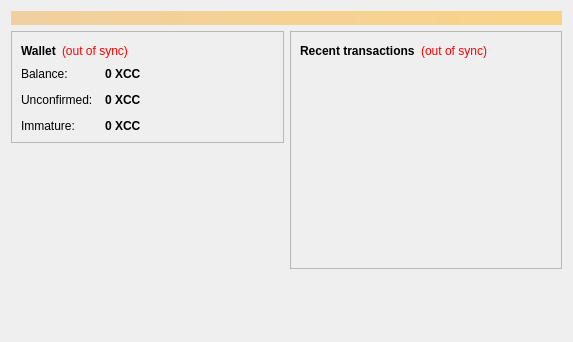
<?xml version="1.0" encoding="UTF-8"?>
<ui version="4.0">
 <class>OverviewPage</class>
 <widget class="QWidget" name="OverviewPage">
  <property name="geometry">
   <rect>
    <x>0</x>
    <y>0</y>
    <width>573</width>
    <height>342</height>
   </rect>
  </property>
  <property name="windowTitle">
   <string>Form</string>
  </property>
  <layout class="QVBoxLayout" name="topLayout">
   <item>
    <widget class="QLabel" name="labelAlerts">
     <property name="visible">
      <bool>false</bool>
     </property>
     <property name="styleSheet">
      <string notr="true">background-color: qlineargradient(x1: 0, y1: 0, x2: 1, y2: 0, stop:0 #F0D0A0, stop:1 #F8D488); color:#000000;</string>
     </property>
     <property name="wordWrap">
      <bool>true</bool>
     </property>
     <property name="margin">
      <number>3</number>
     </property>
    </widget>
   </item>
   <item>
    <layout class="QHBoxLayout" name="horizontalLayout" stretch="1,1">
     <item>
      <layout class="QVBoxLayout" name="verticalLayout_2">
       <item>
        <widget class="QFrame" name="frame">
         <property name="frameShape">
          <enum>QFrame::StyledPanel</enum>
         </property>
         <property name="frameShadow">
          <enum>QFrame::Raised</enum>
         </property>
         <layout class="QVBoxLayout" name="verticalLayout_4">
          <item>
           <layout class="QHBoxLayout" name="horizontalLayout_4">
            <item>
             <widget class="QLabel" name="label_5">
              <property name="font">
               <font>
                <weight>75</weight>
                <bold>true</bold>
               </font>
              </property>
              <property name="text">
               <string>Wallet</string>
              </property>
             </widget>
            </item>
            <item>
             <widget class="QLabel" name="labelWalletStatus">
              <property name="toolTip">
               <string>The displayed information may be out of date. Your wallet automatically synchronizes with the Ccoin network after a connection is established, but this process has not completed yet.</string>
              </property>
              <property name="styleSheet">
               <string notr="true">QLabel { color: red; }</string>
              </property>
              <property name="text">
               <string notr="true">(out of sync)</string>
              </property>
              <property name="alignment">
               <set>Qt::AlignLeading|Qt::AlignLeft|Qt::AlignVCenter</set>
              </property>
             </widget>
            </item>
            <item>
             <spacer name="horizontalSpacer_2">
              <property name="orientation">
               <enum>Qt::Horizontal</enum>
              </property>
              <property name="sizeHint" stdset="0">
               <size>
                <width>40</width>
                <height>20</height>
               </size>
              </property>
             </spacer>
            </item>
           </layout>
          </item>
          <item>
           <layout class="QFormLayout" name="formLayout_2">
            <property name="fieldGrowthPolicy">
             <enum>QFormLayout::AllNonFixedFieldsGrow</enum>
            </property>
            <property name="horizontalSpacing">
             <number>12</number>
            </property>
            <property name="verticalSpacing">
             <number>12</number>
            </property>
            <item row="0" column="0">
             <widget class="QLabel" name="label">
              <property name="text">
               <string>Balance:</string>
              </property>
             </widget>
            </item>
            <item row="0" column="1">
             <widget class="QLabel" name="labelBalance">
              <property name="font">
               <font>
                <weight>75</weight>
                <bold>true</bold>
               </font>
              </property>
              <property name="cursor">
               <cursorShape>IBeamCursor</cursorShape>
              </property>
              <property name="toolTip">
               <string>Your current balance</string>
              </property>
              <property name="text">
               <string notr="true">0 XCC</string>
              </property>
              <property name="textInteractionFlags">
               <set>Qt::LinksAccessibleByMouse|Qt::TextSelectableByKeyboard|Qt::TextSelectableByMouse</set>
              </property>
             </widget>
            </item>
            <item row="1" column="0">
             <widget class="QLabel" name="label_3">
              <property name="text">
               <string>Unconfirmed:</string>
              </property>
             </widget>
            </item>
            <item row="1" column="1">
             <widget class="QLabel" name="labelUnconfirmed">
              <property name="font">
               <font>
                <weight>75</weight>
                <bold>true</bold>
               </font>
              </property>
              <property name="cursor">
               <cursorShape>IBeamCursor</cursorShape>
              </property>
              <property name="toolTip">
               <string>Total of transactions that have yet to be confirmed, and do not yet count toward the current balance</string>
              </property>
              <property name="text">
               <string notr="true">0 XCC</string>
              </property>
              <property name="textInteractionFlags">
               <set>Qt::LinksAccessibleByMouse|Qt::TextSelectableByKeyboard|Qt::TextSelectableByMouse</set>
              </property>
             </widget>
            </item>
            <item row="2" column="0">
             <widget class="QLabel" name="labelImmatureText">
              <property name="text">
               <string>Immature:</string>
              </property>
             </widget>
            </item>
            <item row="2" column="1">
             <widget class="QLabel" name="labelImmature">
              <property name="font">
               <font>
                <weight>75</weight>
                <bold>true</bold>
               </font>
              </property>
              <property name="toolTip">
               <string>Mined balance that has not yet matured</string>
              </property>
              <property name="text">
               <string notr="true">0 XCC</string>
              </property>
              <property name="textInteractionFlags">
               <set>Qt::LinksAccessibleByMouse|Qt::TextSelectableByKeyboard|Qt::TextSelectableByMouse</set>
              </property>
             </widget>
            </item>
           </layout>
          </item>
         </layout>
        </widget>
       </item>
       <item>
        <spacer name="verticalSpacer">
         <property name="orientation">
          <enum>Qt::Vertical</enum>
         </property>
         <property name="sizeHint" stdset="0">
          <size>
           <width>20</width>
           <height>40</height>
          </size>
         </property>
        </spacer>
       </item>
      </layout>
     </item>
     <item>
      <layout class="QVBoxLayout" name="verticalLayout_3">
       <item>
        <widget class="QFrame" name="frame_2">
         <property name="frameShape">
          <enum>QFrame::StyledPanel</enum>
         </property>
         <property name="frameShadow">
          <enum>QFrame::Raised</enum>
         </property>
         <layout class="QVBoxLayout" name="verticalLayout">
          <item>
           <layout class="QHBoxLayout" name="horizontalLayout_2">
            <item>
             <widget class="QLabel" name="label_4">
              <property name="text">
               <string>&lt;b&gt;Recent transactions&lt;/b&gt;</string>
              </property>
             </widget>
            </item>
            <item>
             <widget class="QLabel" name="labelTransactionsStatus">
              <property name="toolTip">
               <string>The displayed information may be out of date. Your wallet automatically synchronizes with the Ccoin network after a connection is established, but this process has not completed yet.</string>
              </property>
              <property name="styleSheet">
               <string notr="true">QLabel { color: red; }</string>
              </property>
              <property name="text">
               <string notr="true">(out of sync)</string>
              </property>
              <property name="alignment">
               <set>Qt::AlignRight|Qt::AlignTrailing|Qt::AlignVCenter</set>
              </property>
             </widget>
            </item>
            <item>
             <spacer name="horizontalSpacer">
              <property name="orientation">
               <enum>Qt::Horizontal</enum>
              </property>
              <property name="sizeHint" stdset="0">
               <size>
                <width>40</width>
                <height>20</height>
               </size>
              </property>
             </spacer>
            </item>
           </layout>
          </item>
          <item>
           <widget class="QListView" name="listTransactions">
            <property name="styleSheet">
             <string notr="true">QListView { background: transparent; }</string>
            </property>
            <property name="frameShape">
             <enum>QFrame::NoFrame</enum>
            </property>
            <property name="verticalScrollBarPolicy">
             <enum>Qt::ScrollBarAlwaysOff</enum>
            </property>
            <property name="horizontalScrollBarPolicy">
             <enum>Qt::ScrollBarAlwaysOff</enum>
            </property>
            <property name="selectionMode">
             <enum>QAbstractItemView::NoSelection</enum>
            </property>
           </widget>
          </item>
         </layout>
        </widget>
       </item>
       <item>
        <spacer name="verticalSpacer_2">
         <property name="orientation">
          <enum>Qt::Vertical</enum>
         </property>
         <property name="sizeHint" stdset="0">
          <size>
           <width>20</width>
           <height>40</height>
          </size>
         </property>
        </spacer>
       </item>
      </layout>
     </item>
    </layout>
   </item>
  </layout>
 </widget>
 <resources/>
 <connections/>
</ui>
